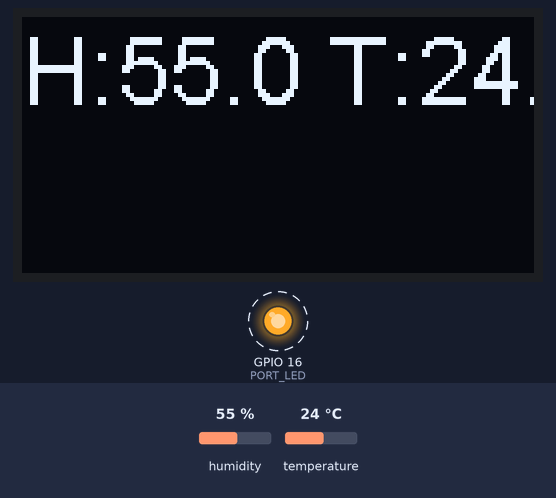
The program below on a simulated ESP32. On the bench: 128×64 one-colour display, output pins drawn as LEDs (lit = HIGH). Dashed ring = blinking. The test bench sets the inputs (shaded band); at power-on: humidity 55 %, temperature 24 °C. WiFi joins after 1.5 s; servers stay silent unless stated; no MQTT or app messages arrive unless stated; what the program prints to the serial monitor is not drawn.

Above: at 2.7 s.
2.8 s: humidity set to 22 %
At 4.4 s:
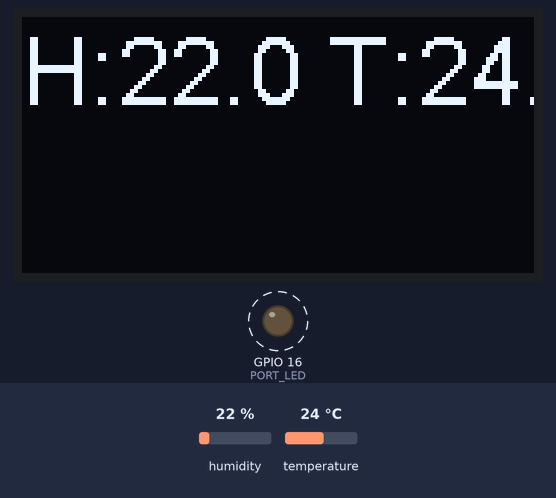
6.1 s: temperature set to 12 °C
At 9.3 s:
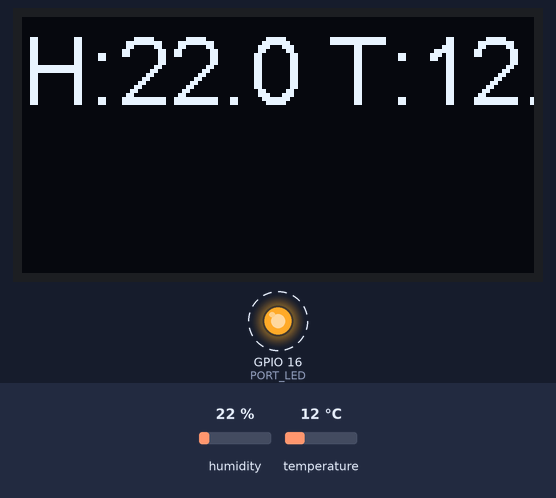
10.2 s: humidity set to 40 %
At 13.6 s:
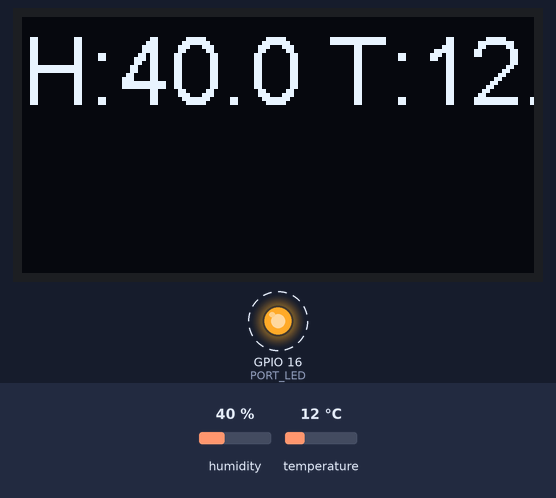
14.2 s: temperature set to 19 °C
At 17.3 s:
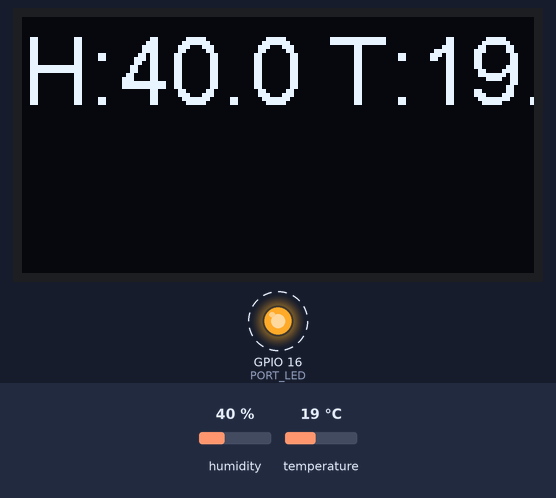
Timing chart, 0 to 19.3 s (numbered marks = the images above; inputs shaded):
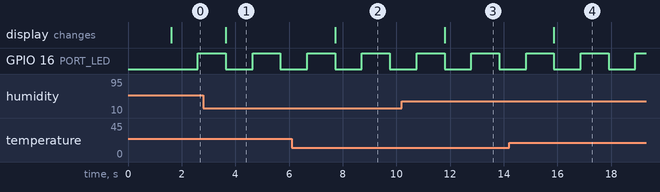

Measured:
- after the input at 2.8 s, the display: changes after 0.84 s (image 1)
- after the input at 6.1 s, the display: changes after 1.6 s (image 2)
- after the input at 10.2 s, the display: changes after 1.6 s (image 3)
- after the input at 14.2 s, the display: changes after 1.7 s (image 4)
- by itself, GPIO 16 (PORT_LED): alternates HIGH for 1.0 s and LOW for 1.0 s

The program:

main.cpp
```cpp
#include <WiFi.h>
#include <PubSubClient.h>
#include "SSD1306.h"
#include "DHT.h"

#define PORT_LED 16

const char* SSID = "****";
const char* PASS = "****";
const char* SERVER = "***.***.***.***";
const int PORT = 1883;

SSD1306 display(0x3c, 5, 4);

DHT dht(22, DHT11);

WiFiClient espClient;
PubSubClient client(espClient);

void initializeLCD() {
    display.init();
    display.setFont(ArialMT_Plain_24);
    display.setTextAlignment(TEXT_ALIGN_LEFT);
}

void updateLCD(String str) {
    display.clear();
    display.drawString(0, 0, str);
    display.display();
}

void callback(char* topic, byte* payload, unsigned int length) {
    char str[32];

    memset(str, 0x00, sizeof(str));

    Serial.println(sizeof(str));
    Serial.print("Message arrived [");
    Serial.print(topic);
    Serial.print("] ");

    for (int i=0;i<length;i++) {
        Serial.print((char)payload[i]);
        str[i] = (char)payload[i];
    }
    Serial.println();

    updateLCD(String(str));
}

void setup()
{
    pinMode(PORT_LED, OUTPUT);
    Serial.begin(115200);

    initializeLCD();

    WiFi.begin(SSID, PASS);

    while (WiFi.status() != WL_CONNECTED) {
        delay(500);
        Serial.println("Connecting to AP...");
    }

    Serial.println("Connected to AP!!");

    client.setServer(SERVER, PORT);
    client.setCallback(callback);

    while (!client.connected()) {
        Serial.println("Connecting to MQTT...");

        if (client.connect("ESP32Client")) {
            Serial.println("Connected!!");
        } else {
            Serial.print("Failure on connect (");
            Serial.print(client.state());
            Serial.println(")");
            delay(2000);
        }
    }
 }

void loop() {
    char buffer[16];
    float humid = dht.readHumidity();
    float tempC = dht.readTemperature(); // Celsius

    // check fail
    if (isnan(humid) || isnan(tempC))
    {
        Serial.println("fail to read DHT.");
        updateLCD("Fail to read!");
        delay(1000);
        return;
    }

    memset(buffer, 0x00, sizeof(buffer));
    sprintf(buffer, "H:%2.1f T:%2.1f", humid, tempC);

    client.publish("ttgo/dht", buffer);

    updateLCD(buffer);

    //blink
    digitalWrite(PORT_LED, LOW);
    delay(1000);
    digitalWrite(PORT_LED, HIGH);
    delay(1000);

    client.loop();
}
```
